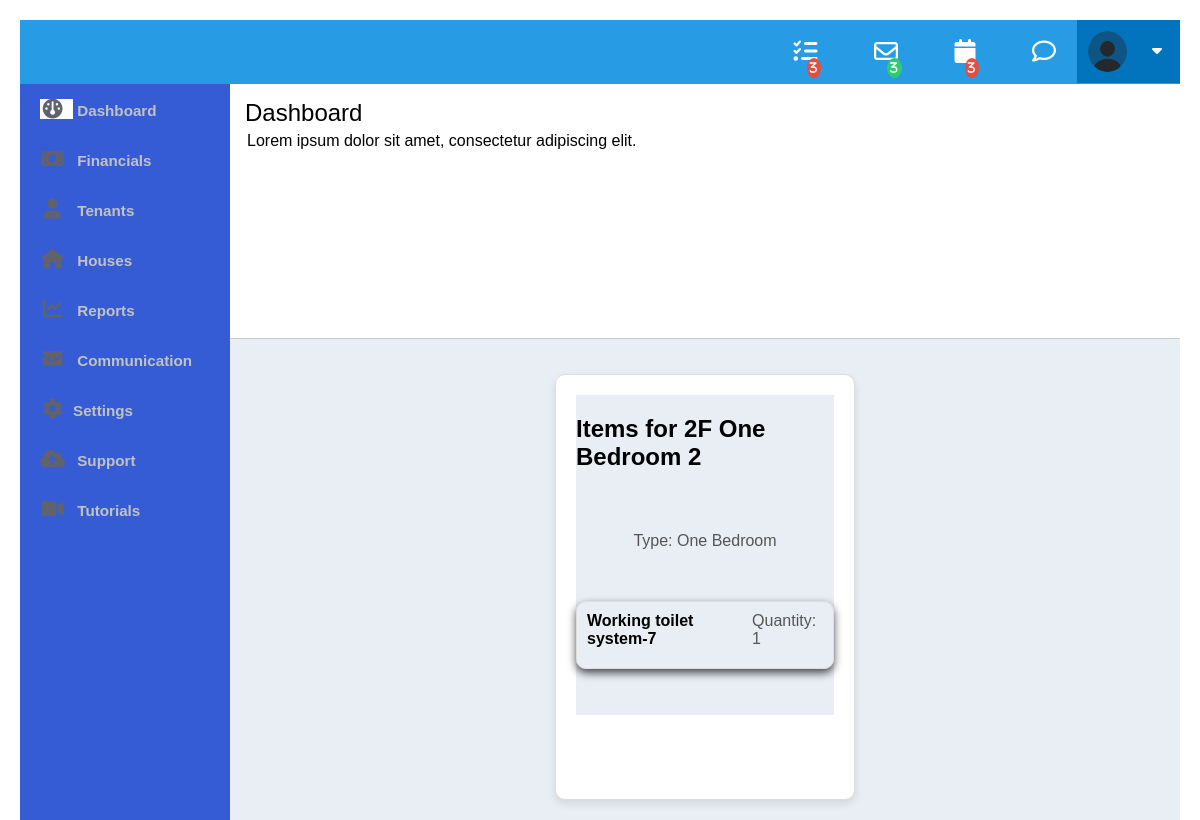
The page /house/7/items/ (signed in) on the database its author committed.
### gaapp/models.py (models this page shows, shortened)
class House(models.Model):
    name = models.CharField(max_length=100)
    house_type = models.CharField(max_length=100, null=True, blank=True)
    is_available = models.BooleanField(default=True)
    apartment = models.ForeignKey(Apartment, on_delete=models.CASCADE, related_name='houses')
    image = models.ImageField(upload_to='house_images/', null=True, blank=True)

class Item(models.Model):
    name = models.CharField(max_length=100)
    quantity = models.PositiveIntegerField()
    house = models.ForeignKey(House, on_delete=models.CASCADE, related_name='items')

### gaapp/views.py (the view)
# urls.py: path('house/<int:house_id>/items/', views.house_items, name='house_items'),
@role_required('tenant')
def house_items(request, house_id):
    house = get_object_or_404(House, id=house_id)
    items = house.items.all()
    return render(request, 'gaapp/house_items.html', {'house': house, 'items': items})

### gaapp/templates/gaapp/house_items.html
{% extends "gaapp/base.html" %}
{% load static %}
{% block innercontent %}
<section id="content">
    <div id="header">
        <div class="header-nav">
            <div class="menu-button"></div>
            <div class="nav">
                <ul>
                    <li class="nav-settings">
                        <div class="font-icon"><i class="fa fa-tasks"></i></div>
                    </li>
                    <li class="nav-mail">
                        <div class="font-icon">
                            <i class="fa-regular fa-envelope"></i>
                        </div>
                    </li>
                    <li class="nav-calendar">
                        <div class="font-icon">
                            <i class="fa fa-calendar"></i>
                        </div>
                    </li>
                    <li class="nav-chat">
                        <div class="font-icon">
                            <i class="fa-regular fa-comment"></i>
                        </div>
                    </li>
                    <li class="nav-profile">
                        <div class="nav-profile-image">
                            <img
                                src="{% static 'images/profile-avatar.png' %}"
                                alt="profile-img"
                                alt="profile image"
                            />
                            <div class="nav-profile-name">
                                {{ tenant_username }}<i class="fa fa-caret-down"></i>
                            </div>
                        </div>
                    </li>
                </ul>
            </div>
        </div>
    </div>
    <div class="content">
        <div class="content-header">
            <h1>Dashboard</h1>
            <p>Lorem ipsum dolor sit amet, consectetur adipiscing elit.</p>
        </div>
        <div class="widget-box sample-widget">
            <div class="content">
                <h1>Items for {{ house.name }}</h1>
                <p>Type: {{ house.house_type }}</p>
                <div class="items-list">
                    {% for item in items %}
                        <div class="item">
                            <h4>{{ item.name }}</h4>
                            <p>Quantity: {{ item.quantity }}</p>
                        </div>
                    {% endfor %}
                </div>
            </div>
        </div>
    </div>
</section>
{% endblock innercontent %}

### gaapp/static/gaapp/style.css (style rules this page uses)
html, body { font-family: "Open Sans", sans-serif; height: 100%; }
body { background: #ffffff; height: 100%; }
img { max-width: 100%; }
ul { list-style: none; margin: 0; padding: 0; }
#header { float: left; width: 100%; background: #ffffff; position: relative; }
.header-nav { min-height: 64px; -webkit-box-sizing: border-box; --moz-box-sizing: border-box; box-sizing: border-box; background: #279be4; }
.menu-button { float: left; font-size: 29px; color: #ffffff; padding: 12px 19px; }
.nav ul { height: 64px; float: right; }
.nav ul li { float: left; position: relative; padding: 11px; }
.nav > ul > li:first-child { border-left: none; }
.nav ul li i { color: #ffffff; }
.header-nav { min-height: 64px; -webkit-box-sizing: border-box; -moz-box-sizing: border-box; box-sizing: border-box; background: #279be4; }
.font-icon i:after { position: relative; content: "3"; background: #e74c3c; color: #ffffff; font-size: 12px; border-radius: 50%; width: 10px; height: 10px; padding: 3px 4px 4px 3px; text-align: center; top: 12px; right: 11px; }
.font-icon { padding: 8px 10px; }
.font-icon i { font-size: 24px; }
.nav-mail .font-icon i:after { background: #2ecc71; }
.nav-profile { background: #0274bd; }
.nav-profile-image img { width: 39px; height: 41px; border-radius: 50%; float: left; }
.nav-profile-name { float: right; margin: 11px 7px 8px 14px; color: #ffffff; }
.nav-profile-name i { padding: 0 0 0 11px; }
.nav-chat i:after { display: none; }
#content { float: left; width: calc(100% - 210px); height: 100%; overflow-wrap: break-word; background: #ffffff; font-family: Raleway, sans-serif; }
.content { display: flex; flex-wrap: wrap; justify-content: center; float: left; background: #E9EEF4; width: 100%; height: calc(100% - 64px); -webkit-box-sizing: border-box; -moz-box-sizing: border-box; box-sizing: border-box; }
.content-header { background: #fff; float: left; width: 100%; margin-bottom: 15px; padding: 15px; -webkit-box-sizing: border-box; -moz-box-sizing: border-box; box-sizing: border-box; border-bottom: 1px solid #ccc; }
.content-header h1 { margin: 0; font-weight: normal; padding-bottom: 5px; }
.content-header p { margin: 0; padding-left: 2px; }
.widget-box { border: 1px solid #ddd; padding: 20px; margin: 20px; width: 300px; box-sizing: border-box; box-shadow: 0 4px 8px rgba(0, 0, 0, 0.1); border-radius: 10px; overflow: hidden; background: #fff; transition: transform 0.3s ease; }
.widget-box p { margin: 5px 0; color: #555; }
.sample-widget { max-width: 47%; }
.item { border: 1px solid #ddd; padding: 10px; margin: 10px 0; border-radius: 5px; box-shadow: 0 2px 4px rgba(0, 0, 0, 0.1); }
.item h4 { margin: 0 0 10px; }
.item p { margin: 0; }
.item { border-radius: 10px; overflow: hidden; display: flex; position: relative; box-shadow: 0 4px 8px rgba(0, 0, 0, 0.7); }

### gaapp/templates/gaapp/base.html (style rules this page uses)
body { font-family: Arial, sans-serif; margin: 20px; }

### rows shown on the page
House: name "2F One Bedroom 2", house_type "One Bedroom"
Item: name "Working toilet system-7", quantity "1"
